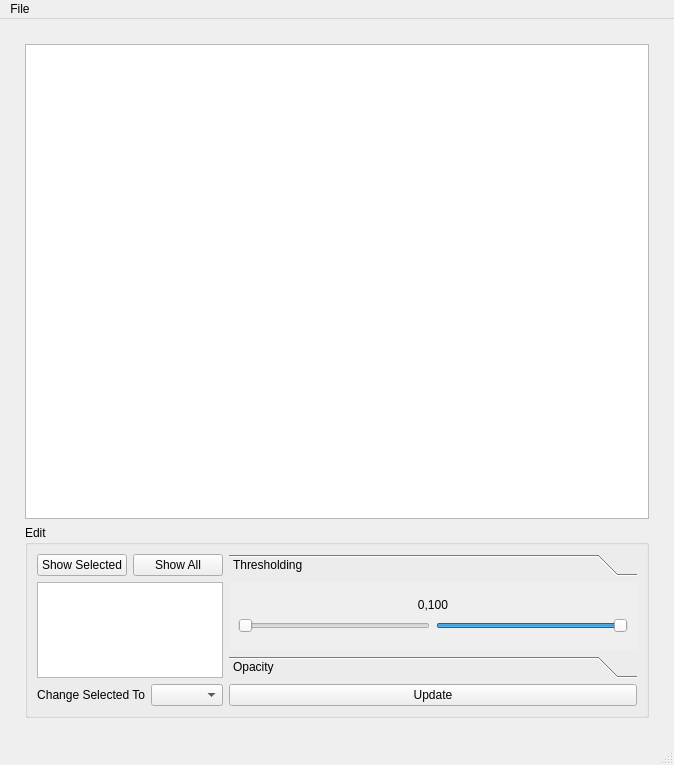
<?xml version="1.0" encoding="UTF-8"?>
<ui version="4.0">
 <class>MainWindow</class>
 <widget class="QMainWindow" name="MainWindow">
  <property name="geometry">
   <rect>
    <x>0</x>
    <y>0</y>
    <width>674</width>
    <height>765</height>
   </rect>
  </property>
  <property name="windowTitle">
   <string>MainWindow</string>
  </property>
  <property name="styleSheet">
   <string notr="true">font: 12pt &quot;Segoe UI&quot;</string>
  </property>
  <widget class="QWidget" name="centralwidget">
   <property name="styleSheet">
    <string notr="true">QPushButton {
border: 1px solid #555;
border-radius: 5px;
background: qradialgradient(cx: 0.3, cy: -0.1,
fx: 0.7, fy: 0.1,
radius: 1, stop: 0 #fff, stop: 1 #888);
background-color: rgb(170, 255, 255);
}

QPushButton:hover{ 
	background-color: rgb(255, 255, 0); 
	}

QPushButton:pressed{ 
	background-color: rgb(0,255, 0); 
	}

font: 12pt &quot;Segoe UI&quot;;</string>
   </property>
   <layout class="QGridLayout" name="gridLayout_8">
    <property name="leftMargin">
     <number>25</number>
    </property>
    <property name="topMargin">
     <number>25</number>
    </property>
    <property name="rightMargin">
     <number>25</number>
    </property>
    <property name="bottomMargin">
     <number>25</number>
    </property>
    <item row="0" column="0">
     <widget class="GraphicsLayoutWidget" name="img_view">
      <property name="sizePolicy">
       <sizepolicy hsizetype="Expanding" vsizetype="Expanding">
        <horstretch>0</horstretch>
        <verstretch>0</verstretch>
       </sizepolicy>
      </property>
     </widget>
    </item>
    <item row="1" column="0">
     <widget class="QGroupBox" name="groupBox">
      <property name="title">
       <string>Edit</string>
      </property>
      <layout class="QGridLayout" name="gridLayout_9">
       <item row="0" column="1">
        <widget class="QToolBox" name="toolBox">
         <property name="sizePolicy">
          <sizepolicy hsizetype="Preferred" vsizetype="Fixed">
           <horstretch>0</horstretch>
           <verstretch>0</verstretch>
          </sizepolicy>
         </property>
         <property name="currentIndex">
          <number>0</number>
         </property>
         <widget class="QWidget" name="page">
          <property name="geometry">
           <rect>
            <x>0</x>
            <y>0</y>
            <width>316</width>
            <height>85</height>
           </rect>
          </property>
          <attribute name="label">
           <string>Thresholding</string>
          </attribute>
          <layout class="QGridLayout" name="gridLayout_5">
           <item row="0" column="0">
            <layout class="QGridLayout" name="gridLayout_3">
             <item row="0" column="0">
              <widget class="QLabel" name="low_high_vals">
               <property name="sizePolicy">
                <sizepolicy hsizetype="Preferred" vsizetype="Fixed">
                 <horstretch>0</horstretch>
                 <verstretch>0</verstretch>
                </sizepolicy>
               </property>
               <property name="text">
                <string>0,100</string>
               </property>
               <property name="alignment">
                <set>Qt::AlignCenter</set>
               </property>
              </widget>
             </item>
             <item row="1" column="0">
              <layout class="QGridLayout" name="gridLayout_4">
               <item row="0" column="1">
                <layout class="QVBoxLayout" name="verticalLayout_2">
                 <item>
                  <widget class="QSlider" name="sldr_high">
                   <property name="sizePolicy">
                    <sizepolicy hsizetype="Preferred" vsizetype="Fixed">
                     <horstretch>0</horstretch>
                     <verstretch>0</verstretch>
                    </sizepolicy>
                   </property>
                   <property name="focusPolicy">
                    <enum>Qt::NoFocus</enum>
                   </property>
                   <property name="toolTip">
                    <string>click update after making changes </string>
                   </property>
                   <property name="maximum">
                    <number>100</number>
                   </property>
                   <property name="singleStep">
                    <number>5</number>
                   </property>
                   <property name="pageStep">
                    <number>5</number>
                   </property>
                   <property name="value">
                    <number>100</number>
                   </property>
                   <property name="sliderPosition">
                    <number>100</number>
                   </property>
                   <property name="tracking">
                    <bool>true</bool>
                   </property>
                   <property name="orientation">
                    <enum>Qt::Horizontal</enum>
                   </property>
                   <property name="invertedAppearance">
                    <bool>false</bool>
                   </property>
                   <property name="invertedControls">
                    <bool>false</bool>
                   </property>
                   <property name="tickPosition">
                    <enum>QSlider::NoTicks</enum>
                   </property>
                   <property name="tickInterval">
                    <number>5</number>
                   </property>
                  </widget>
                 </item>
                </layout>
               </item>
               <item row="0" column="0">
                <layout class="QVBoxLayout" name="verticalLayout">
                 <item>
                  <widget class="QSlider" name="sldr_low">
                   <property name="sizePolicy">
                    <sizepolicy hsizetype="Preferred" vsizetype="Fixed">
                     <horstretch>0</horstretch>
                     <verstretch>0</verstretch>
                    </sizepolicy>
                   </property>
                   <property name="focusPolicy">
                    <enum>Qt::NoFocus</enum>
                   </property>
                   <property name="toolTip">
                    <string>click update after making changes </string>
                   </property>
                   <property name="maximum">
                    <number>100</number>
                   </property>
                   <property name="singleStep">
                    <number>5</number>
                   </property>
                   <property name="pageStep">
                    <number>5</number>
                   </property>
                   <property name="value">
                    <number>0</number>
                   </property>
                   <property name="sliderPosition">
                    <number>0</number>
                   </property>
                   <property name="tracking">
                    <bool>true</bool>
                   </property>
                   <property name="orientation">
                    <enum>Qt::Horizontal</enum>
                   </property>
                   <property name="tickPosition">
                    <enum>QSlider::NoTicks</enum>
                   </property>
                   <property name="tickInterval">
                    <number>5</number>
                   </property>
                  </widget>
                 </item>
                </layout>
               </item>
              </layout>
             </item>
            </layout>
           </item>
          </layout>
         </widget>
         <widget class="QWidget" name="page_2">
          <property name="geometry">
           <rect>
            <x>0</x>
            <y>0</y>
            <width>316</width>
            <height>85</height>
           </rect>
          </property>
          <attribute name="label">
           <string>Opacity</string>
          </attribute>
          <layout class="QGridLayout" name="gridLayout_7">
           <item row="0" column="0">
            <layout class="QGridLayout" name="gridLayout_6">
             <item row="0" column="0">
              <widget class="QLabel" name="opacity_val">
               <property name="sizePolicy">
                <sizepolicy hsizetype="Preferred" vsizetype="Fixed">
                 <horstretch>0</horstretch>
                 <verstretch>0</verstretch>
                </sizepolicy>
               </property>
               <property name="text">
                <string>1</string>
               </property>
               <property name="alignment">
                <set>Qt::AlignCenter</set>
               </property>
              </widget>
             </item>
             <item row="1" column="0">
              <widget class="QSlider" name="sldr_opacity">
               <property name="toolTip">
                <string>click update after making changes </string>
               </property>
               <property name="maximum">
                <number>100</number>
               </property>
               <property name="singleStep">
                <number>10</number>
               </property>
               <property name="value">
                <number>100</number>
               </property>
               <property name="orientation">
                <enum>Qt::Horizontal</enum>
               </property>
              </widget>
             </item>
            </layout>
           </item>
          </layout>
         </widget>
        </widget>
       </item>
       <item row="1" column="1">
        <widget class="QPushButton" name="pb_update_low_high">
         <property name="toolTip">
          <string>execute above changes to the selected item</string>
         </property>
         <property name="text">
          <string>Update</string>
         </property>
        </widget>
       </item>
       <item row="0" column="0" rowspan="2">
        <layout class="QGridLayout" name="gridLayout_2">
         <item row="0" column="0">
          <widget class="QPushButton" name="pb_show_selected">
           <property name="text">
            <string>Show Selected</string>
           </property>
          </widget>
         </item>
         <item row="0" column="1">
          <widget class="QPushButton" name="pb_show_all">
           <property name="text">
            <string>Show All</string>
           </property>
          </widget>
         </item>
         <item row="1" column="0" colspan="2">
          <layout class="QGridLayout" name="gridLayout">
           <item row="0" column="0">
            <widget class="QListWidget" name="listWidget">
             <property name="sizePolicy">
              <sizepolicy hsizetype="Preferred" vsizetype="Preferred">
               <horstretch>0</horstretch>
               <verstretch>0</verstretch>
              </sizepolicy>
             </property>
             <property name="toolTip">
              <string>change properties of the selected item</string>
             </property>
             <property name="styleSheet">
              <string notr="true">font: 8pt &quot;Segoe UI&quot;;</string>
             </property>
             <property name="sizeAdjustPolicy">
              <enum>QAbstractScrollArea::AdjustToContents</enum>
             </property>
            </widget>
           </item>
           <item row="1" column="0">
            <layout class="QHBoxLayout" name="horizontalLayout">
             <item>
              <widget class="QLabel" name="label">
               <property name="sizePolicy">
                <sizepolicy hsizetype="Preferred" vsizetype="Fixed">
                 <horstretch>0</horstretch>
                 <verstretch>0</verstretch>
                </sizepolicy>
               </property>
               <property name="text">
                <string>Change Selected To</string>
               </property>
               <property name="alignment">
                <set>Qt::AlignRight|Qt::AlignTrailing|Qt::AlignVCenter</set>
               </property>
              </widget>
             </item>
             <item>
              <widget class="QComboBox" name="cb_choose_color">
               <property name="enabled">
                <bool>true</bool>
               </property>
              </widget>
             </item>
            </layout>
           </item>
          </layout>
         </item>
        </layout>
       </item>
      </layout>
     </widget>
    </item>
   </layout>
  </widget>
  <widget class="QMenuBar" name="menubar">
   <property name="geometry">
    <rect>
     <x>0</x>
     <y>0</y>
     <width>674</width>
     <height>34</height>
    </rect>
   </property>
   <widget class="QMenu" name="menuFile">
    <property name="title">
     <string>File</string>
    </property>
    <property name="toolTipsVisible">
     <bool>true</bool>
    </property>
    <addaction name="actionLoad"/>
    <addaction name="actionLoad_Stack"/>
    <addaction name="actionLoad_State_File"/>
    <addaction name="actionSave_State"/>
    <addaction name="actionSave_View"/>
   </widget>
   <addaction name="menuFile"/>
  </widget>
  <widget class="QStatusBar" name="statusbar"/>
  <action name="actionLoad">
   <property name="text">
    <string>Load Images</string>
   </property>
   <property name="toolTip">
    <string>Select and load multiple tiff images to create a multi color view</string>
   </property>
  </action>
  <action name="actionLoad_2">
   <property name="text">
    <string>Load 2</string>
   </property>
  </action>
  <action name="actionLoad_3">
   <property name="text">
    <string>Load 3</string>
   </property>
  </action>
  <action name="actionLoad_4">
   <property name="text">
    <string>Load 4</string>
   </property>
  </action>
  <action name="actionLoad_5">
   <property name="text">
    <string>Load 5</string>
   </property>
  </action>
  <action name="actionLoad_6">
   <property name="text">
    <string>Load 6</string>
   </property>
  </action>
  <action name="actionSave_View">
   <property name="text">
    <string>Export Image</string>
   </property>
   <property name="toolTip">
    <string>Export the image view as a sinle image file</string>
   </property>
  </action>
  <action name="actionSave_State">
   <property name="text">
    <string>Save State File</string>
   </property>
   <property name="toolTip">
    <string>Save the current state of the view. Images and properties are saved</string>
   </property>
  </action>
  <action name="actionLoad_State_File">
   <property name="text">
    <string>Load State File</string>
   </property>
   <property name="toolTip">
    <string>Load a state (json file) saved previously.</string>
   </property>
  </action>
  <action name="actionLoad_Stack">
   <property name="text">
    <string>Load Stack</string>
   </property>
   <property name="toolTip">
    <string>Load images as a stack of tiff</string>
   </property>
  </action>
 </widget>
 <customwidgets>
  <customwidget>
   <class>GraphicsLayoutWidget</class>
   <extends>QGraphicsView</extends>
   <header>pyqtgraph</header>
  </customwidget>
 </customwidgets>
 <resources/>
 <connections/>
</ui>
